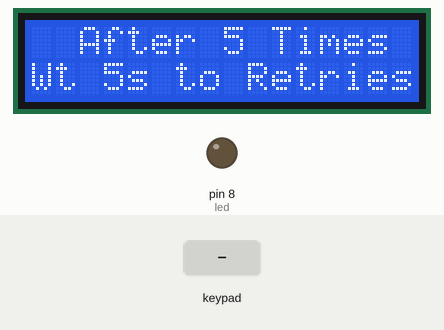
Simulated run of this sketch. Board: Arduino Mega 2560, built with avr-gcc and run on an emulated ATmega2560. Shown: 16×2 character LCD, output pins drawn as LEDs (lit = HIGH). Inputs (shaded band) come from the test bench.

Above: at 3.1 s.
At 10.2 s:
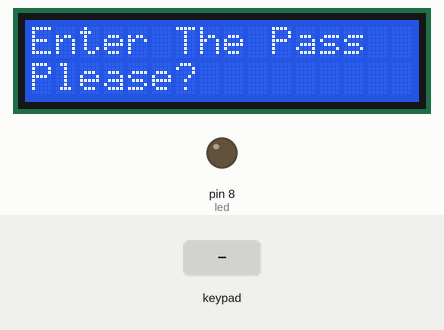
10.3 s: keypad keys 0 0 0 0 0 0 pressed 0.4 s apart
At 13.6 s:
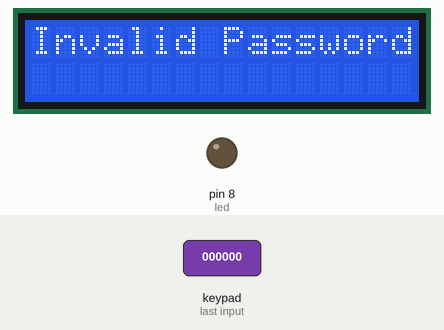
14.2 s: key '1' pressed
At 14.8 s:
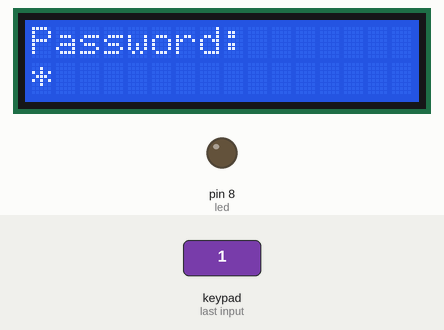
15.7 s: key '2' pressed
At 16.2 s:
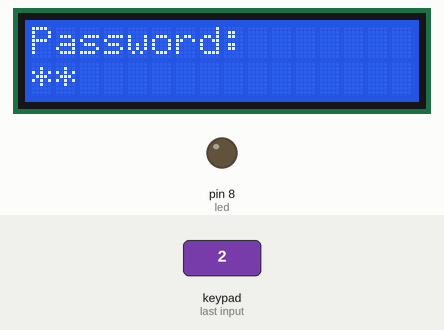
Timing chart, 0 to 18.7 s (numbered marks = the images above; inputs shaded):
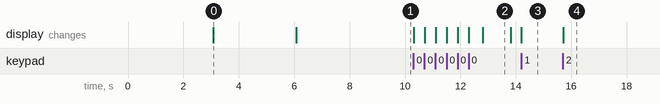

Measured:
- after the input at 10.3 s, the display: first changes at once (image 2 shows a later state)
- after the input at 14.2 s, the display: changes at once (image 3)
- after the input at 15.7 s, the display: changes at once (image 4)
- what the display in image 0 shows lasts 3.0 s, from 3.1 s to 6.1 s
- what the display in image 2 shows lasts 1.0 s, from 12.8 s to 13.8 s

The sketch:

Password_Lock.ino
```cpp
// Code Written by Arafa Microsystem
// Interfacing Between Arduino Keypad and LCD to Password Lock App
//www.youtube.com/arafamicrosystems


#include "Keypad.h"
#include <LiquidCrystal.h>
const byte ROWS = 4; //four rows
const byte COLS = 4; //four columns
const int led=8; // Connected the Green LED on Pin 8
int delay1=3000; // Delay Value are used
LiquidCrystal lcd(12, 11, 5, 4, 3, 2);// pin 12 RW pin
// pin 11 EN pin , D4=22 , D5=24 , D6=26 , D7=28
int c=0; // flag1 used to check The Password
int i=0; //flag2 used to Limiting The Password Letters
int error=0; //flag3 Check if Invalid Password it Reached Specific Value
char keys[ROWS][COLS] =
 {{'1','2','3','A'},
  {'4','5','6','B'},
  {'7','8','9','C'},
  {'*','0','#','D'}}; // Keypad Form

char pass[]={'A','B','C','D','#','*'}; // The Password
char newpass[6];  // New Array That's Carried The typed Password
byte rowPins[ROWS] = {
  31, 33, 35, 37}; //connect to the row pinouts of the keypad
byte colPins[COLS] = {
  39, 41, 43, 45}; //connect to the column pinouts of the keypad
int count=0;
int f=0; // to Enter Clear Display one time
Keypad keypad = Keypad( makeKeymap(keys), rowPins, colPins, ROWS, COLS );

void setup()
{
  Serial.begin(9600);
  pinMode(led,OUTPUT);
  digitalWrite(led,LOW);
  lcd.begin(16, 2);
  lcd.setCursor(0,0); // Set Cursor to Row 0 Column 0 16x2 LCD
  // Intro Message
  lcd.print("   Hint:If you  ");
  lcd.setCursor(0,1);
  lcd.println("Enter Wrong Pass");
  delay(delay1);
  lcd.clear();
  lcd.setCursor(0,0);
  lcd.print("  After 5 Times ");
  lcd.setCursor(0,1);
  lcd.println("Wt 5s to Retries");
  delay(delay1);
  lcd.clear();
  lcd.setCursor(0,0);
  lcd.print("Enter The Pass");
  lcd.setCursor(0,1);
  lcd.print("Please?");
  delay(delay1);


}

 void print1()
 {
   // it's Function Using to Display The Password Screen
    lcd.clear();
    lcd.setCursor(0,0);
    lcd.print("Enter The Pass");
    lcd.setCursor(0,1);
    lcd.print("Please?");
 }

void loop()
{
  char key = keypad.getKey();
  if(key != NO_KEY&&i<6)
  {
    if(f==0)
    {
      lcd.clear(); // Clear Everything On the LCD
      f=1;
    }
   lcd.setCursor(0,0);
   lcd.print("Password:");
   lcd.setCursor(i,1);
   lcd.print("*");  // Display '*' For Every Charachter
   newpass[i]=key;
   if(newpass[i]==pass[i])c++;
   i++;
  }

  if(c==6)
  {
    // If all charachters entered by User are Correct(Equal to Set Password)
    delay(500);
    lcd.clear();
    lcd.setCursor(0,0);
    lcd.print("Correct Password");
    digitalWrite(led,HIGH);
    delay(2000);
    digitalWrite(led,LOW);
    char newpass[]={'0','0','0','0','0','0'}; // Clear The Value of password entered by user.
    print1();
    c=0;
    i=0;
    f=0;
  }else if(c<6&&i==6)//Invalid Password Function
  {
    delay(500);
    lcd.clear();
    lcd.setCursor(0,0);
    lcd.print("Invalid Password");
    delay(1000);
    i=0;
    c=0;
    error++;
    if(error<5)
    {
      print1();
    }
    f=0;
  }

  if(error==5)// Error Function
  {
    // if invalid states reached 5 times Entry The Function
    lcd.clear();
    lcd.setCursor(0,0);
    lcd.print("You Ent Invalid ");
    lcd.setCursor(0,1);
    lcd.print(" Pass 5 Times");
    delay(3000);
    lcd.clear();
    lcd.setCursor(0,0);
    lcd.print("Wait until 5 Sec");
    delay(5000);
    error=0;
    print1();
    f=0;
  }


}
```
